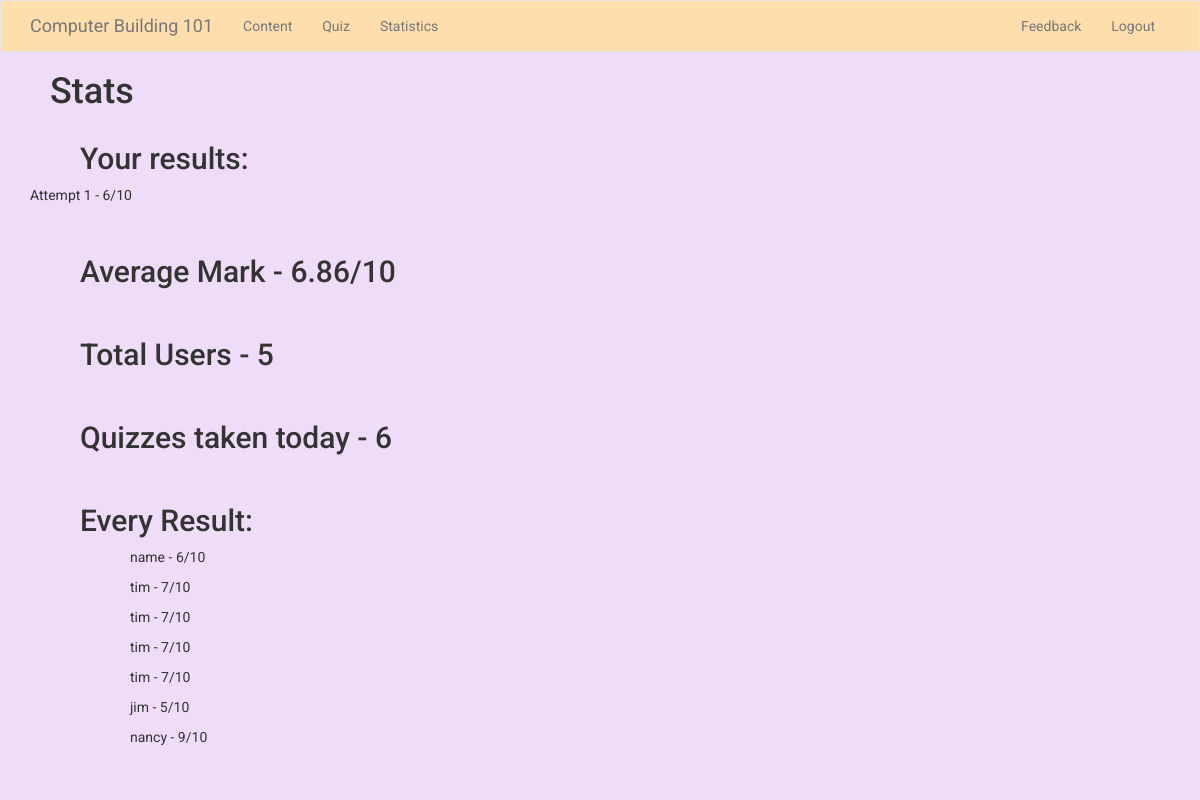
The app's page /stats (signed in) with its own data.
### app/models.py (models this page shows, shortened)
class Result(UserMixin, db.Model):
    id = db.Column(db.Integer, primary_key=True)
    user_id = db.Column(db.Integer, db.ForeignKey("user.id"))
    num_correct = db.Column(db.Integer)
    first_correct = db.Column(db.Boolean)
    second_correct = db.Column(db.Boolean)
    third_correct = db.Column(db.Boolean)
    fourth_correct = db.Column(db.Boolean)
    fifth_correct = db.Column(db.Boolean)
    sixth_correct = db.Column(db.Boolean)
    seventh_correct = db.Column(db.Boolean)
    eigth_correct = db.Column(db.Boolean)
    ninth_correct = db.Column(db.Boolean)
    tenth_correct = db.Column(db.Boolean)
    date_created = db.Column(db.DateTime())

class User(UserMixin, db.Model):
    id = db.Column(db.Integer, primary_key=True)
    username = db.Column(db.String(64), index=True, unique=True)
    email = db.Column(db.String(120), index=True, unique=True)
    password_hash = db.Column(db.String(128))
    day_joined = db.Column(db.DateTime())
    completed_quiz = db.Column(db.Boolean)
    @login.user_loader
    def load_user(id):
        return User.query.get(int(id))

### app/routes.py (the view)
@app.route('/stats')
def stats():
    user_results = []
    for result in db.session.query(Result.num_correct).join(User).filter(User.id==(current_user.get_id())):
        user_results.append(result[0])
    every_result = []
    for result, name in db.session.query(Result.num_correct, User.username).filter(User.id==Result.user_id).all():
        every_result.append((result, name))
    average_mark = '{:.2f}'.format(db.session.query(func.avg(Result.num_correct).label("average"))[0][0]) #indexs to get at a tuple inside a list
    today = (datetime.today().year, datetime.today().month, datetime.today().day)
    quizzes_today = db.session.query(Result.date_created).filter(
        extract('month', Result.date_created) == datetime.today().month,
        extract('year', Result.date_created) == datetime.today().year).count()
    score_today = db.session.query(func.avg(Result.num_correct)).filter(
        extract('month', Result.date_created) == datetime.today().month,
        extract('year', Result.date_created) == datetime.today().year,
        extract('day', Result.date_created) == datetime.today().day).count()
    total_users = db.session.query(User).count()
    print("Total Users: ", total_users)
    print("Quizzes taken today: ",quizzes_today)
    print("Average:",average_mark)
    return render_template('stats.html', title = 'Statistics', user_results = user_results,
    every_result = every_result, average_mark = average_mark, total_users = total_users,
    quizzes_today = quizzes_today, score_today = score_today)

### app/templates/stats.html
{% extends "base.html" %}
{% block content %}
    <h1>Stats</h1>
    <div class = container>
        <h2>Your results:</h2>
        {% for result in user_results %}
            <p>Attempt {{ loop.index }} - {{ result }}/10</p>
        {% endfor %}
        <br>
        <h2>Average Mark - {{ average_mark }}/10</h2>
        <br>
        <h2>Total Users - {{ total_users }}</h2>
        <br>
        <h2>Quizzes taken today - {{ quizzes_today }}</h2>
        <br>
        <h2>Every Result:</h2>
        {% for result in every_result %}
            <p style = "padding-left: 100px;">{{ result[1] }} - {{result[0]}}/10</p>
        {% endfor %}
        <br>
    </div>
{% endblock %}

### app/static/css/stylesheet.css (style rules this page uses)
h1 { padding-left: 50px; }
h2 { padding-left: 50px; }
body { background-color: #EFDCF9; background-size: cover; font-family: 'Roboto' ; }

### records on screen
Result: username "name", num_correct "6"
Result: username "tim", num_correct "7"
Result: username "tim", num_correct "7"
Result: username "tim", num_correct "7"
Result: username "tim", num_correct "7"
Result: username "jim", num_correct "5"
Result: username "nancy", num_correct "9"

### other values on screen
{{ result }} "6"
{{ average_mark }} "6.86"
{{ total_users }} "5"
{{ quizzes_today }} "6"
